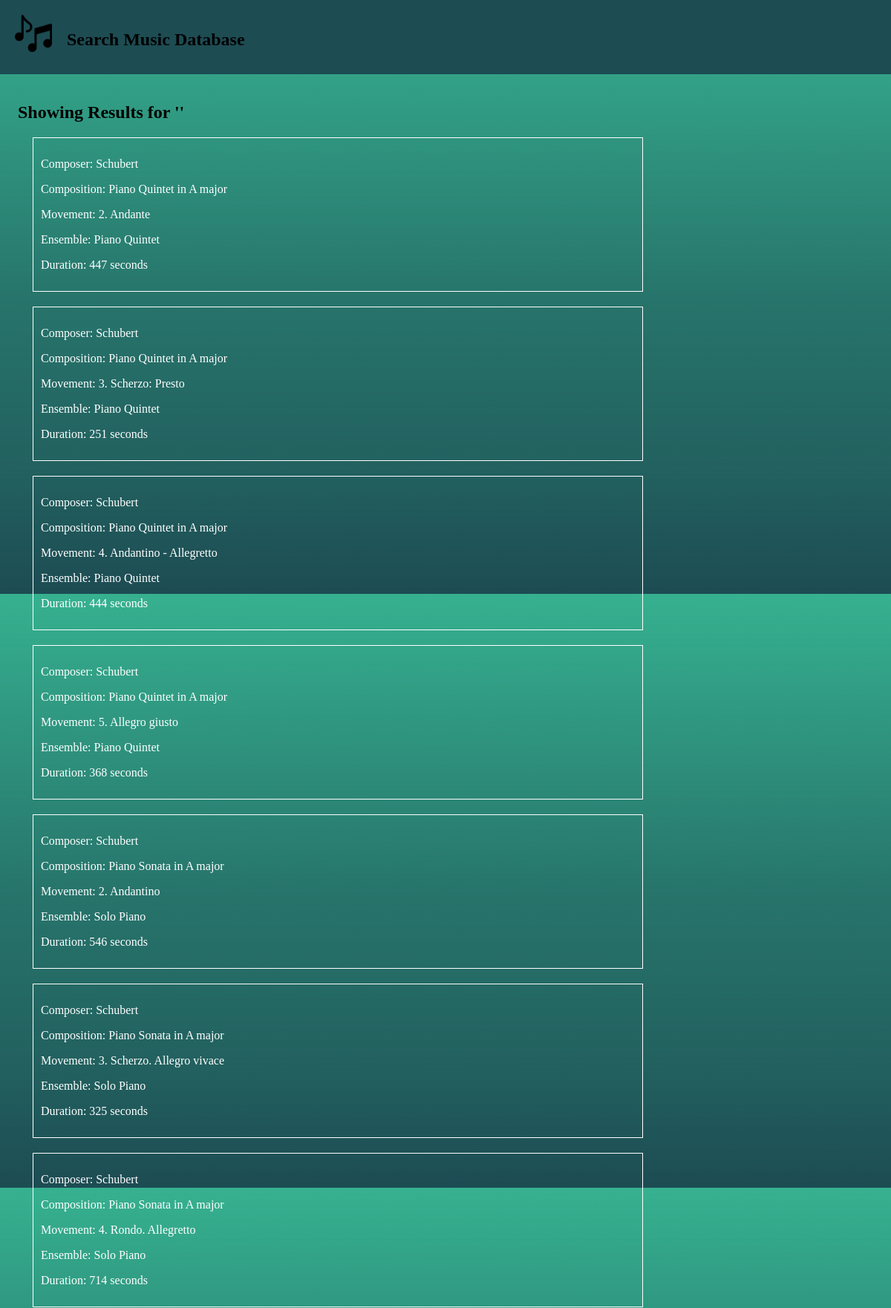
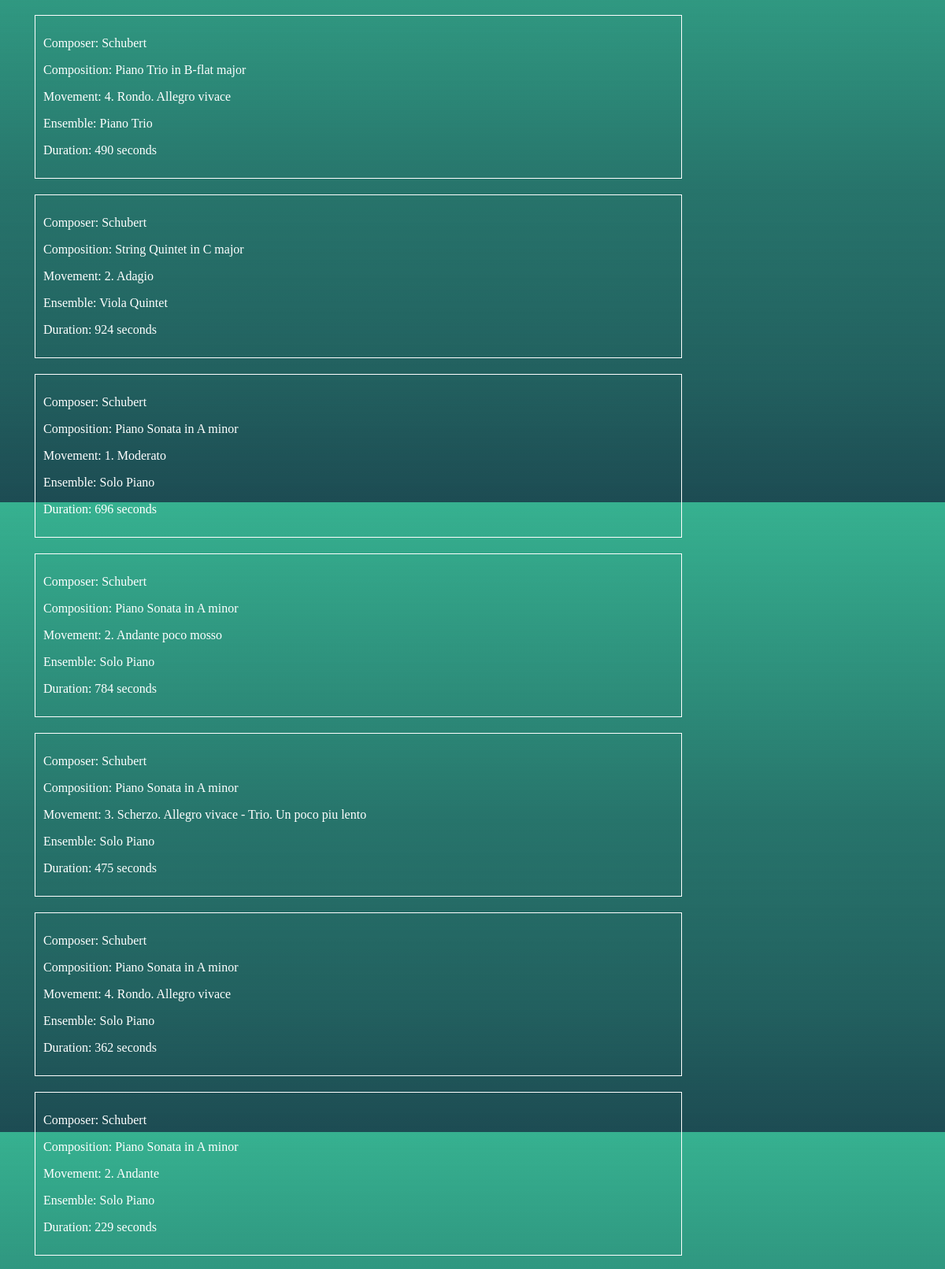
Screenshot of /search.php (upper part) with the database file from the repository (2 pictures, top to bottom).
### tables this page shows
CREATE TABLE `music_data` (
  `ID` varchar(4) DEFAULT NULL,
  `composer` varchar(9) DEFAULT NULL,
  `composition` varchar(49) DEFAULT NULL,
  `movement` varchar(61) DEFAULT NULL,
  `ensemble` varchar(27) DEFAULT NULL,
  `source` varchar(26) DEFAULT NULL,
  `transcriber` varchar(31) DEFAULT NULL,
  `catalog_name` varchar(12) DEFAULT NULL,
  `seconds` varchar(7) DEFAULT NULL
);

### search.php (the view, shortened to what this page needs)
<?php
  include 'db.php';
 ?>
 <html>
   <head>
     <link href="app.css" rel="stylesheet" />
   </head>
   <body class="home">
     <nav class="navigation">
       <div class="logo">
         <img src="music-note.png" alt="web logo">
         <h1>Search Music Database</h1>
       </div>
     </nav>
     <br>
     <div class="container">
       <?php
         $search = mysqli_real_escape_string($conn, $_POST['search']);
         $sql = "SELECT * FROM music_data WHERE composer LIKE '%$search%' OR composition LIKE '%$search%' OR movement LIKE '%$search%' OR ensemble LIKE '%$search%'";
         $result = mysqli_query($conn, $sql);
         $query2 = mysqli_num_rows($result);
         echo "<h2> Showing Results for '".$_POST['search']."'</h2>";
         if ($query2 > 0) {
           while ($row = mysqli_fetch_assoc($result)) {
             echo "<div class='search-result'>
             <p> Composer: ".$row['composer']."</p>
             <p> Composition: ".$row['composition']."</p>
             <p> Movement: ".$row['movement']."</p>
             <p> Ensemble: ".$row['ensemble']."</p>
             <p> Duration: ".$row['seconds']." seconds</p>
             </div>";
           }
         } else {
           echo "There are no results matching your search! Sorry!";
         }
        ?>
        <br>
        <br>
      </div>
   </body>
 </html>

### app.css (style rules this page uses)
body { background-color: #1D4C53; font-family: "Inconsolata"; margin-top: 0; margin-left: 0; width: 100%; font-size: 16px; }
.navigation { background-color: #1D4C53; width: 100%; margin: 0; padding: 0; height: 100px; }
.home { background-image: linear-gradient( rgba(29, 76, 83,0.0) 0%, rgba(29, 76, 83,0.6) 50%, rgba(29, 76, 83,0.8) 80%, rgba(29, 76, 83,0.9) 90%, rgba(29, 76, 83,1.0) 100% ); -webkit-background-size: cover; -moz-background-size: cover; -o-background-size: cover; background-color: #36B190; }
.logo { padding-top: 20px; padding-left: 20px; }
.logo img { float: left; width: 50px; }
.logo h1 { position: relative; left: 20px; }
::placeholder { color: #fff; opacity: 0.7; }
.container { margin-left: 2%; margin-right: 2%; width: auto; }
.search-result { width: 800px; line-height: normal; border: 1px solid white; padding: 10px; margin: 20px; background-color: transparent; color: #fff; }

### rows the page displays
music_data: composer "Schubert", composition "Piano Quintet in A major", movement "2. Andante", ensemble "Piano Quintet", seconds "447"
music_data: composer "Schubert", composition "Piano Quintet in A major", movement "3. Scherzo: Presto", ensemble "Piano Quintet", seconds "251"
music_data: composer "Schubert", composition "Piano Quintet in A major", movement "4. Andantino - Allegretto", ensemble "Piano Quintet", seconds "444"
music_data: composer "Schubert", composition "Piano Quintet in A major", movement "5. Allegro giusto", ensemble "Piano Quintet", seconds "368"
music_data: composer "Schubert", composition "Piano Sonata in A major", movement "2. Andantino", ensemble "Solo Piano", seconds "546"
music_data: composer "Schubert", composition "Piano Sonata in A major", movement "3. Scherzo. Allegro vivace", ensemble "Solo Piano", seconds "325"
music_data: composer "Schubert", composition "Piano Sonata in A major", movement "4. Rondo. Allegretto", ensemble "Solo Piano", seconds "714"
music_data: composer "Schubert", composition "Piano Trio in B-flat major", movement "4. Rondo. Allegro vivace", ensemble "Piano Trio", seconds "490"
music_data: composer "Schubert", composition "String Quintet in C major", movement "2. Adagio", ensemble "Viola Quintet", seconds "924"
music_data: composer "Schubert", composition "Piano Sonata in A minor", movement "1. Moderato", ensemble "Solo Piano", seconds "696"
music_data: composer "Schubert", composition "Piano Sonata in A minor", movement "2. Andante poco mosso", ensemble "Solo Piano", seconds "784"
music_data: composer "Schubert", composition "Piano Sonata in A minor", movement "3. Scherzo. Allegro vivace - Trio. Un poco piu lento", ensemble "Solo Piano", seconds "475"
music_data: composer "Schubert", composition "Piano Sonata in A minor", movement "4. Rondo. Allegro vivace", ensemble "Solo Piano", seconds "362"
music_data: composer "Schubert", composition "Piano Sonata in A minor", movement "2. Andante", ensemble "Solo Piano", seconds "229"
